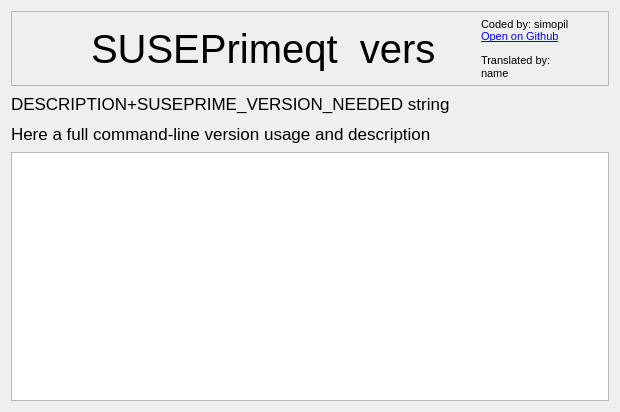
<?xml version="1.0" encoding="UTF-8"?>
<ui version="4.0">
 <class>about</class>
 <widget class="QDialog" name="about">
  <property name="geometry">
   <rect>
    <x>0</x>
    <y>0</y>
    <width>620</width>
    <height>412</height>
   </rect>
  </property>
  <property name="windowTitle">
   <string>About</string>
  </property>
  <property name="locale">
   <locale language="English" country="UnitedStates"/>
  </property>
  <layout class="QGridLayout" name="gridLayout">
   <item row="0" column="0">
    <widget class="QFrame" name="frame">
     <property name="sizePolicy">
      <sizepolicy hsizetype="Preferred" vsizetype="Fixed">
       <horstretch>0</horstretch>
       <verstretch>0</verstretch>
      </sizepolicy>
     </property>
     <property name="minimumSize">
      <size>
       <width>575</width>
       <height>75</height>
      </size>
     </property>
     <property name="frameShape">
      <enum>QFrame::StyledPanel</enum>
     </property>
     <property name="frameShadow">
      <enum>QFrame::Raised</enum>
     </property>
     <widget class="QLabel" name="cred">
      <property name="geometry">
       <rect>
        <x>470</x>
        <y>5</y>
        <width>151</width>
        <height>16</height>
       </rect>
      </property>
      <property name="sizePolicy">
       <sizepolicy hsizetype="Fixed" vsizetype="Fixed">
        <horstretch>0</horstretch>
        <verstretch>0</verstretch>
       </sizepolicy>
      </property>
      <property name="minimumSize">
       <size>
        <width>100</width>
        <height>0</height>
       </size>
      </property>
      <property name="font">
       <font>
        <pointsize>8</pointsize>
       </font>
      </property>
      <property name="text">
       <string>Coded by: simopil</string>
      </property>
     </widget>
     <widget class="QLabel" name="git_link">
      <property name="geometry">
       <rect>
        <x>470</x>
        <y>18</y>
        <width>91</width>
        <height>16</height>
       </rect>
      </property>
      <property name="sizePolicy">
       <sizepolicy hsizetype="Fixed" vsizetype="Fixed">
        <horstretch>0</horstretch>
        <verstretch>0</verstretch>
       </sizepolicy>
      </property>
      <property name="minimumSize">
       <size>
        <width>90</width>
        <height>0</height>
       </size>
      </property>
      <property name="font">
       <font>
        <pointsize>8</pointsize>
       </font>
      </property>
      <property name="text">
       <string>&lt;a href=&quot;https://github.com/simopil/suseprimeqt&quot;&gt;Open on Github&lt;/a&gt;</string>
      </property>
      <property name="openExternalLinks">
       <bool>true</bool>
      </property>
      <property name="textInteractionFlags">
       <set>Qt::TextBrowserInteraction</set>
      </property>
     </widget>
     <widget class="QLabel" name="icon">
      <property name="geometry">
       <rect>
        <x>10</x>
        <y>7</y>
        <width>60</width>
        <height>60</height>
       </rect>
      </property>
      <property name="minimumSize">
       <size>
        <width>60</width>
        <height>60</height>
       </size>
      </property>
      <property name="frameShape">
       <enum>QFrame::NoFrame</enum>
      </property>
      <property name="text">
       <string/>
      </property>
      <property name="pixmap">
       <pixmap resource="icon.qrc">:/icon/icon/nvidia.png</pixmap>
      </property>
      <property name="scaledContents">
       <bool>true</bool>
      </property>
     </widget>
     <widget class="QLabel" name="ver_lab_str">
      <property name="geometry">
       <rect>
        <x>80</x>
        <y>10</y>
        <width>367</width>
        <height>55</height>
       </rect>
      </property>
      <property name="sizePolicy">
       <sizepolicy hsizetype="Fixed" vsizetype="Fixed">
        <horstretch>0</horstretch>
        <verstretch>0</verstretch>
       </sizepolicy>
      </property>
      <property name="minimumSize">
       <size>
        <width>350</width>
        <height>55</height>
       </size>
      </property>
      <property name="font">
       <font>
        <pointsize>30</pointsize>
       </font>
      </property>
      <property name="text">
       <string>SUSEPrimeqt  vers</string>
      </property>
     </widget>
     <widget class="QLabel" name="transl_about">
      <property name="geometry">
       <rect>
        <x>470</x>
        <y>40</y>
        <width>131</width>
        <height>31</height>
       </rect>
      </property>
      <property name="font">
       <font>
        <pointsize>8</pointsize>
       </font>
      </property>
      <property name="text">
       <string>Translated by:
name</string>
      </property>
      <property name="wordWrap">
       <bool>true</bool>
      </property>
     </widget>
    </widget>
   </item>
   <item row="3" column="0">
    <widget class="QTextBrowser" name="info_usagebox">
     <property name="minimumSize">
      <size>
       <width>575</width>
       <height>0</height>
      </size>
     </property>
    </widget>
   </item>
   <item row="2" column="0">
    <widget class="QLabel" name="label_11">
     <property name="sizePolicy">
      <sizepolicy hsizetype="Preferred" vsizetype="Fixed">
       <horstretch>0</horstretch>
       <verstretch>0</verstretch>
      </sizepolicy>
     </property>
     <property name="minimumSize">
      <size>
       <width>575</width>
       <height>24</height>
      </size>
     </property>
     <property name="font">
      <font>
       <pointsize>13</pointsize>
      </font>
     </property>
     <property name="text">
      <string>Here a full command-line version usage and description</string>
     </property>
    </widget>
   </item>
   <item row="1" column="0">
    <widget class="QLabel" name="label_versiondesc">
     <property name="sizePolicy">
      <sizepolicy hsizetype="Preferred" vsizetype="Fixed">
       <horstretch>0</horstretch>
       <verstretch>0</verstretch>
      </sizepolicy>
     </property>
     <property name="minimumSize">
      <size>
       <width>575</width>
       <height>24</height>
      </size>
     </property>
     <property name="font">
      <font>
       <pointsize>13</pointsize>
      </font>
     </property>
     <property name="text">
      <string>DESCRIPTION+SUSEPRIME_VERSION_NEEDED string</string>
     </property>
    </widget>
   </item>
  </layout>
 </widget>
 <resources>
  <include location="icon.qrc"/>
 </resources>
 <connections/>
</ui>
